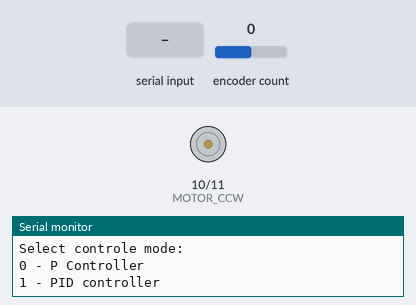
A sketch run on a simulated Arduino Uno, built with avr-gcc and run on an emulated ATmega328P. Parts: motor-driver pin pairs drawn as motors (green arrow = first pin HIGH = forward, orange = second pin HIGH = backward, longer = more drive, scaled by the enable pin), the last lines printed to the serial monitor. Inputs (shaded band) come from the test bench; at power-on: encoder count 0.

Above: at 0.8 s.
0.9 s: "90,45\n" received over Serial
2.4 s: "30,150\n" received over Serial
3.9 s: "5\n" received over Serial
At 4.6 s:
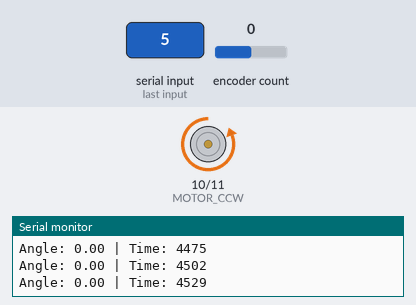
5.4 s: encoder count set to 4
At 5.8 s:
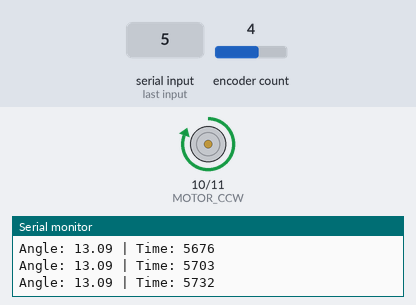
Timing chart, 0 to 7.9 s (numbered marks = the images above; inputs shaded):
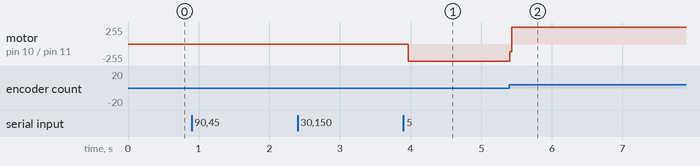

The sketch:

PID_GROUP_13.ino
```cpp
#include <Encoder.h>
#include <PIDController.h>

#define ENCODER_A 2
#define ENCODER_B 3
#define MOTOR_CCW 10
#define MOTOR_CW 11
#define enA 9

Encoder myEnc(ENCODER_B, ENCODER_A);
PIDController pid;
bool modePID=false;

float Kp,Ki,Kd;

float angle_deg;
int motor_pwm;
float setpoint_deg;

void setup() {
  Serial.begin(9600);

  pinMode(enA, OUTPUT);
  pinMode(MOTOR_CW, OUTPUT);
  pinMode(MOTOR_CCW, OUTPUT);

  modePID=getUserInput("Select controle mode:\n0 - P Controller\n1 - PID controller");
  if (!modePID) {
    // ----- P controller -----
    Kp = 45.0;
    Ki = 0.0;
    Kd = 0.0;

    Serial.println("P controller selected");
  }
  else {
    // ----- PID controller -----
    Kp=getUserInput("Enter Kp: ");
    Ki=getUserInput("Enter Ki: ");
    Kd=getUserInput("Enter Kd: ");

    Serial.println("PID controller selected");
  }
  do {
  setpoint_deg = getUserInput("Enter desired angle (between -15 and 15): ");
  if (abs(setpoint_deg) > 15.0) {
    Serial.println("Invalid input! Please enter a value between -15 and 15 degrees.");
  }
} while (abs(setpoint_deg) > 15.0);

  printKvalues();

  pid.begin();
  pid.tune(Kp, Ki, Kd);
  pid.setpoint(setpoint_deg);
  pid.limit(-255, 255);
}

void loop() {
  long encoder_count = myEnc.read();
  angle_deg = fmod(tick_to_deg(encoder_count), 360.0);

  motor_pwm = pid.compute(angle_deg);

  if (motor_pwm < 0)
    reverse();
  else
    forward();

  if (abs(angle_deg - setpoint_deg) < 1)
    analogWrite(enA, 0);
  else
    analogWrite(enA, abs(motor_pwm));

  Serial.print("Angle: ");
  Serial.print(angle_deg);
  Serial.print(" | Time: ");
  Serial.println(millis());
}

void printKvalues() {
  Serial.println("----- Controller Parameters -----");

  Serial.print("Kp = ");
  Serial.println(Kp);
  Serial.print("Ki = ");
  Serial.println(Ki);
  Serial.print("Kd = ");
  Serial.println(Kd);
  Serial.print("Desired Angle = ");
  Serial.println(setpoint_deg);

  Serial.println("---------------------------------");
}

float getUserInput(const char* message) {
  Serial.println(message);

  while (!Serial.available());
  float value = Serial.parseFloat();
  Serial.read();

  return value;
}

float tick_to_deg(long tick) {
  return tick * 360.0 / 440.0;
}

void forward() {
  digitalWrite(MOTOR_CW, HIGH);
  digitalWrite(MOTOR_CCW, LOW);
}

void reverse() {
  digitalWrite(MOTOR_CW, LOW);
  digitalWrite(MOTOR_CCW, HIGH);
}
```

Measured:
- after the input at 3.9 s, motor on pin 10 (MOTOR_CCW) / pin 11 (MOTOR_CW): stopped → backward 255/255 after 0.07 s
- after the input at 5.4 s, motor on pin 10 (MOTOR_CCW) / pin 11 (MOTOR_CW): backward 255/255 → forward 255/255 at once
